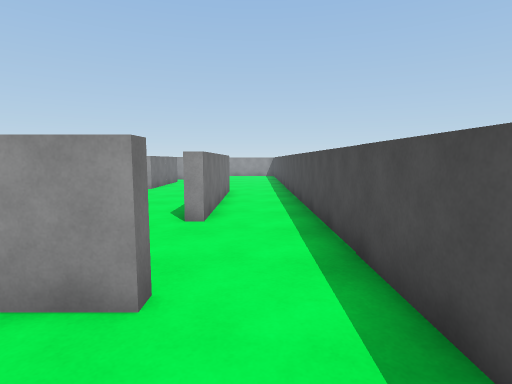
[1] (above)

24 first-person views from a walk through a Unity game level. The camera is 1.4 m above the floor, tilts 6° down and sees 80° across. The floor is counted in squares, 1.11 m on a side. Each view is taken from the middle of a square. On the plan, view 1 faces up. The plan holds only what a view shows up to about 14 squares ahead; the rest is blank. The player is left out. Some animated figures are left out.

[2]
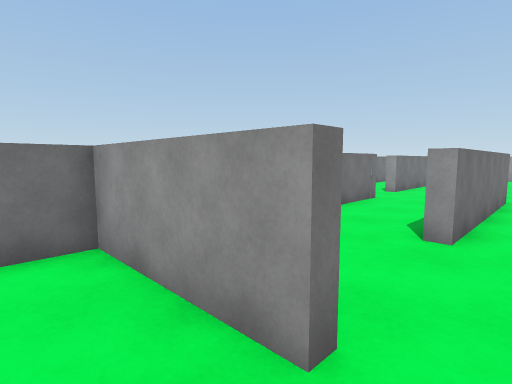

[3]
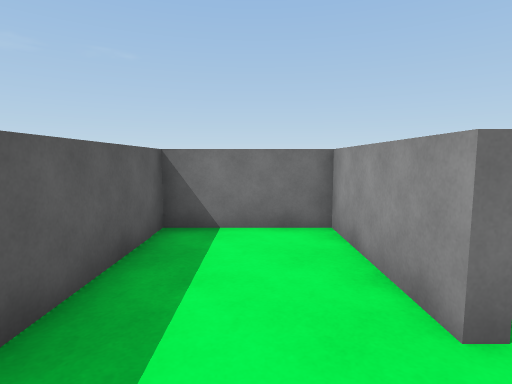

[4]
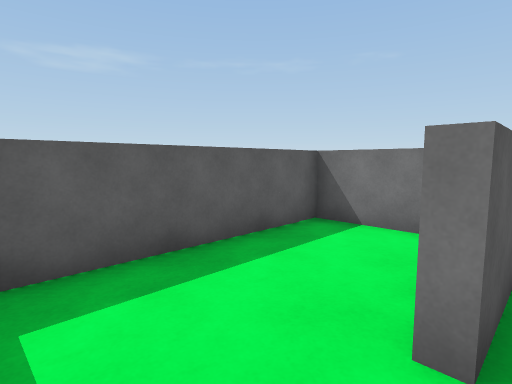

[5]
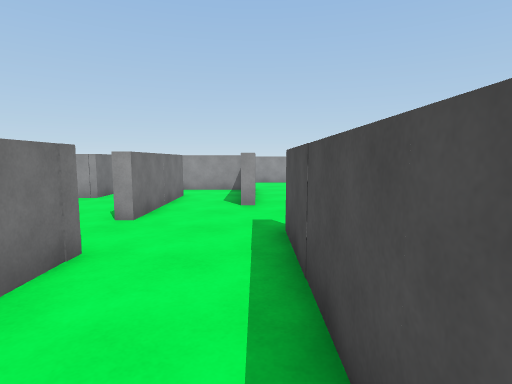

[6]
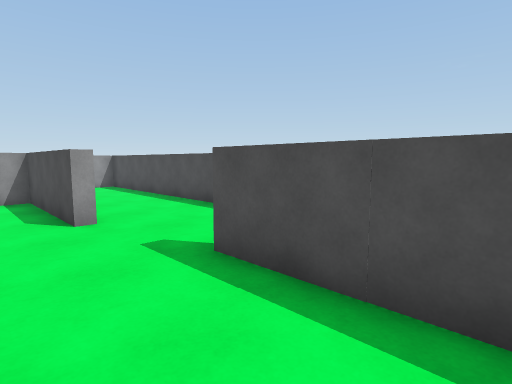

[7]
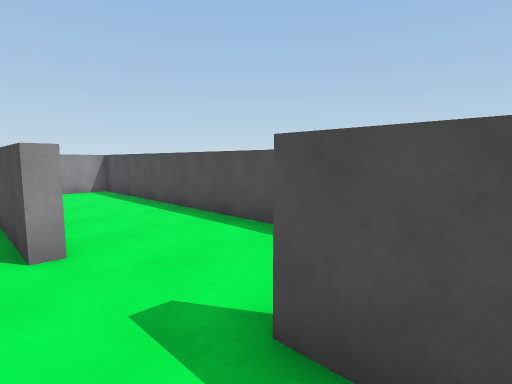

[8]
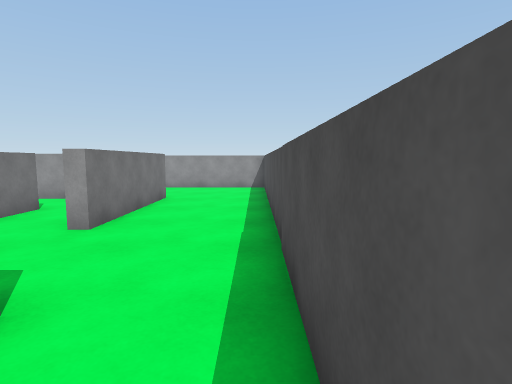

[9]
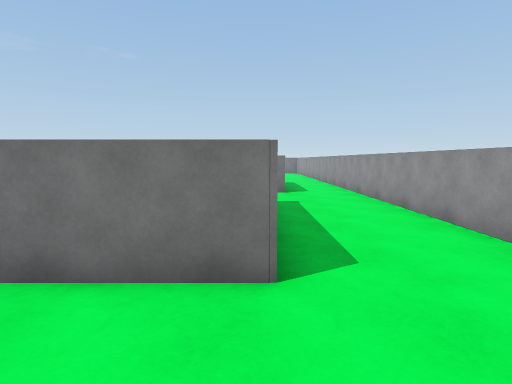

[10]
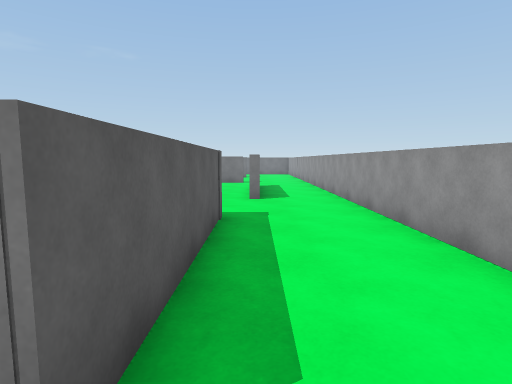

[11]
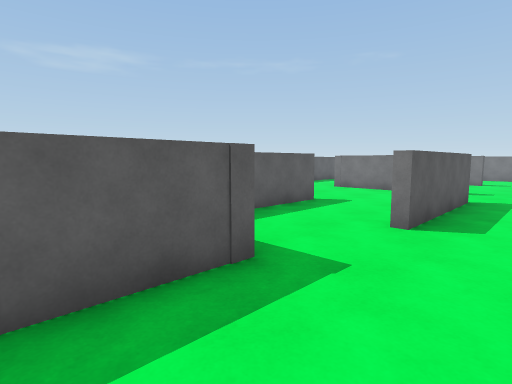

[12]
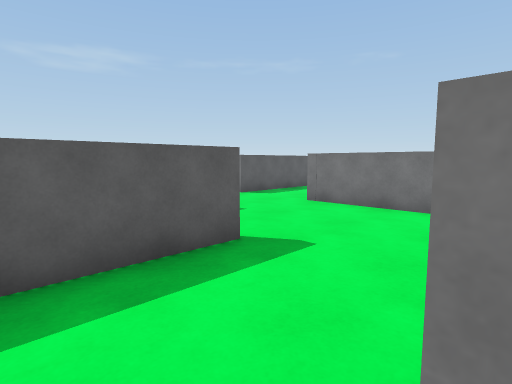

[13]
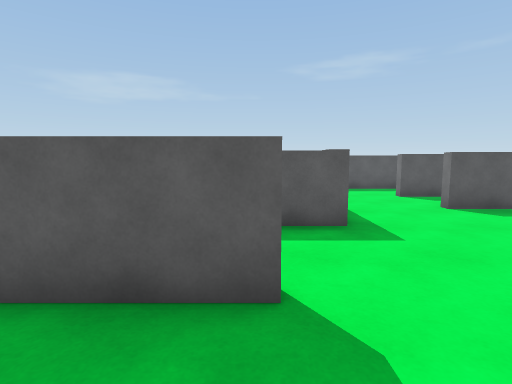

[14]
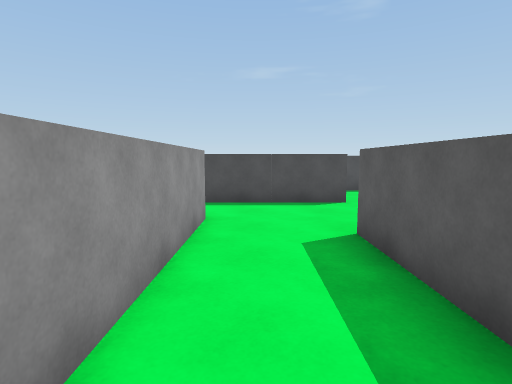

[15]
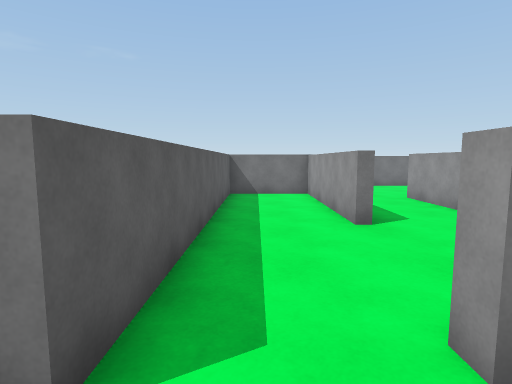

[16]
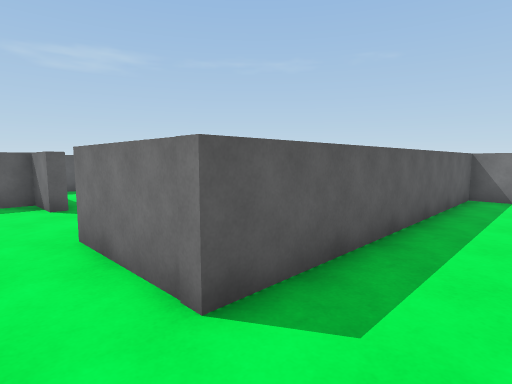

[17]
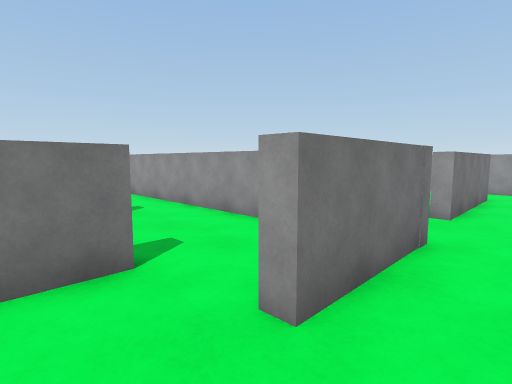

[18]
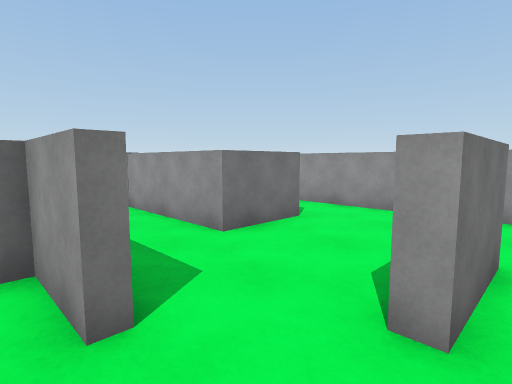

[19]
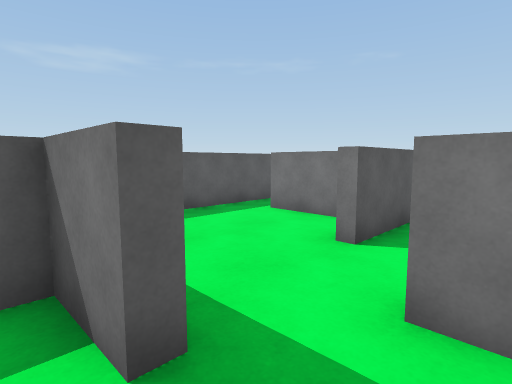

[20]
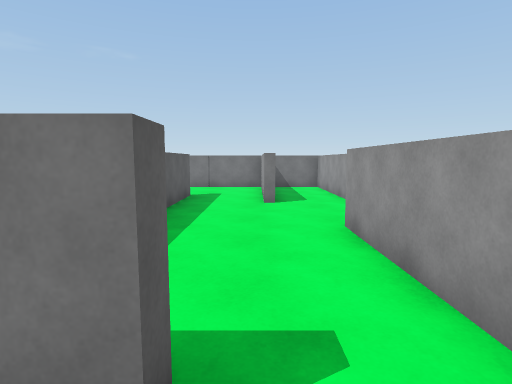

[21]
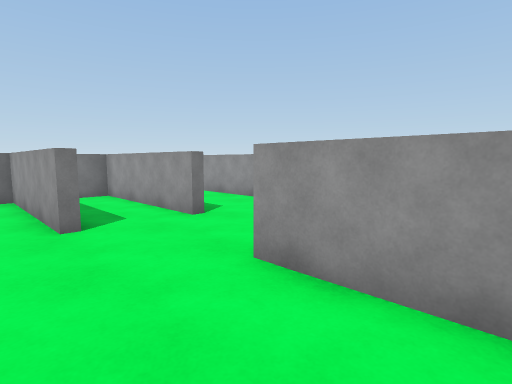

[22]
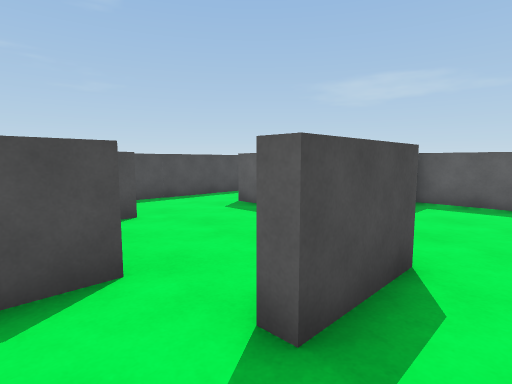

[23]
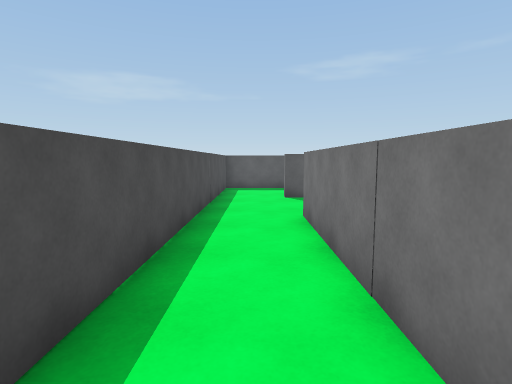

[24]
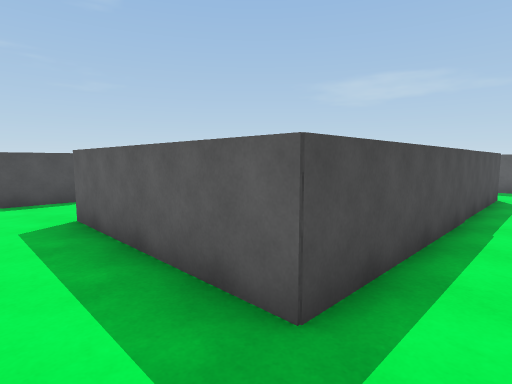

### Floor plan
Key: @ floor where view 1 was taken; # wall or solid block; . floor.
Columns run from 25 left of view 1 to 2 right of it. Each row starts with its distance up from view 1.
 24           ##################
 23           .................#
 22      ......................#
 21      .....#####............#
 20           .......#######...#
 19        #.........# ....#...#
 18        #.........#.....#...#
 17        #....######..#..#...#
 16    #####............#..#...#
 15    .................#......#
 14 . ........#######...#......#
 13  .........#................#
 12 .#######..##............#..#
 11 .#.........##########...#..#
 10 .#..................#...#..#
  9 .#######............#...#..#
  8 .#.............#....#...#..#
  7  #....###  #####..#.....#..#
  6  #         .......#........#
  5  #           ..............#
  4  #            ###...#......#
  3  #             #....#####..#
  2  .             #....#......#
  1  .             #....#......#
  0  .            ......#....@.#
 -1  ##           ##############

Where each view was taken, in squares from view 1:
view 1: 0 up, 0 right, facing up
view 2: 1 up, 0 right, facing up-left
view 3: 1 up, 1 right, facing left
view 4: 3 up, 1 right, facing down-left
view 5: 7 up, 2 left, facing up
view 6: 9 up, 4 left, facing up-right
view 7: 11 up, 3 left, facing up-right
view 8: 10 up, 1 right, facing up
view 9: 20 up, 1 right, facing left
view 10: 21 up, 1 left, facing left
view 11: 23 up, 5 left, facing down-left
view 12: 21 up, 10 left, facing down-left
view 13: 20 up, 13 left, facing down
view 14: 16 up, 14 left, facing right
view 15: 12 up, 3 left, facing left
view 16: 13 up, 3 left, facing down-left
view 17: 6 up, 3 left, facing up-left
view 18: 3 up, 6 left, facing up-left
view 19: 6 up, 4 left, facing down-left
view 20: 9 up, 9 left, facing left
view 21: 8 up, 12 left, facing up-left
view 22: 9 up, 8 left, facing down-right
view 23: 13 up, 0 right, facing down
view 24: 14 up, 25 left, facing down-right
